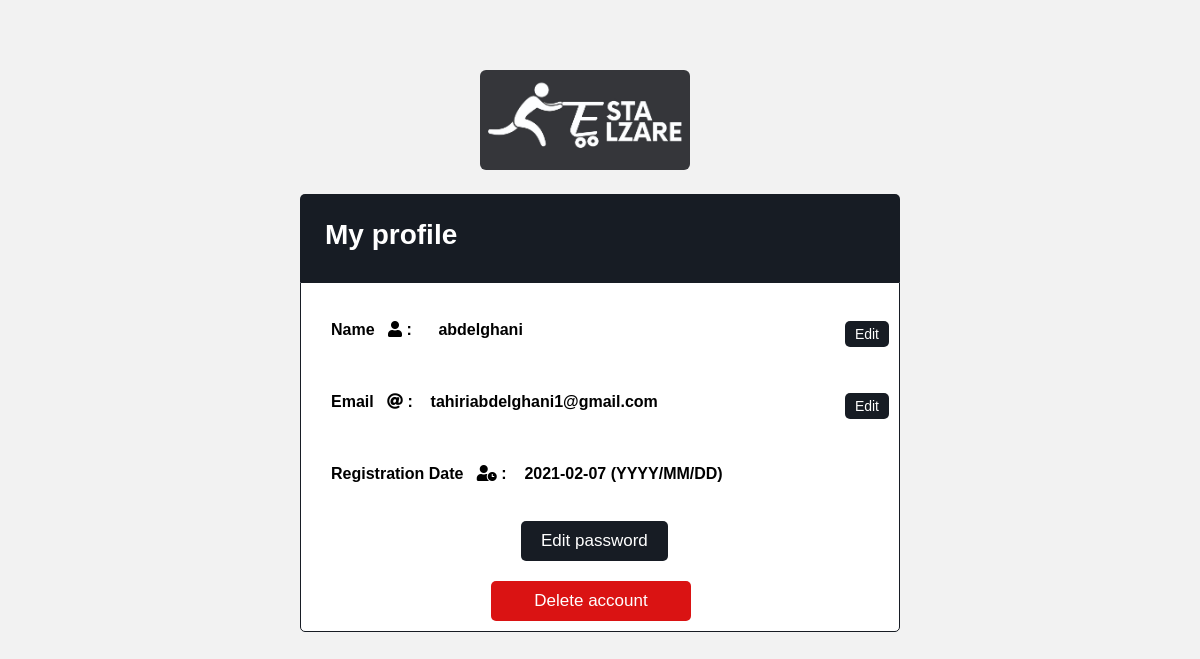
Page /elzareesta/php/profile.php (signed in) on the committed database.
### tables this page shows
CREATE TABLE `client` (
  `clientID` int(21) NOT NULL,
  `clientName` text DEFAULT NULL,
  `email` text DEFAULT NULL,
  `password` text DEFAULT NULL,
  `registrationDate` date DEFAULT NULL,
  `type` int(1) NOT NULL
);

### elzareesta/php/profile.php (the view, shortened to what this page needs)
<?php
if (isset($_SESSION['id'])){
require("conn.php");
$id=$_SESSION['id'];
$sql = "select clientName, email,registrationDate from client where clientID='$id'";
$result = mysqli_query($conn,$sql);
$row = mysqli_fetch_assoc($result);
}
?>
<!DOCTYPE html>
<html lang="en">
<head>
	<link rel="stylesheet" href="../css/profile.css">
	<link rel="stylesheet" href="https://use.fontawesome.com/releases/v5.6.3/css/all.css">
</head>
<body>
	<div style="width:600px" class="center">
	<div class="logo"><a href="index.php"><img style="margin-left:180px;" width="210px" src="../images/esta.jpg" alt=""></a></div>
	<div class="header">My profile</div>
    <ul style="list-style: none;">
    <br>
	<li>
        <h4> Name &nbsp <i class="fa fa-user"></i> : &nbsp&nbsp&nbsp&nbsp&nbsp<label><?= $row['clientName'] ?></label></h4>
        <a  href="editname.php"><button style="margin-left:0px; float:right;" class="editname">Edit</button></a>
    </li>
	</br><br><br>
	<li>
        <h4>Email &nbsp <i class="fa fa-at"></i> : &nbsp&nbsp&nbsp<label><?= $row['email'] ?></label></h4>
        <a  href="editemail.php"><button style="margin-left:0px; float:right;" class="editemail">Edit</button></a>
    </li>
	</br><br><br>
	<li>
        <h4>Registration Date &nbsp <i class="fa fa-user-clock"></i> : &nbsp&nbsp&nbsp<label><?= $row['registrationDate'] ?> (YYYY/MM/DD)</label></h4>
    </li>
    <br>
    <a href="editpwd.php"><button style="margin-left:190px; margin-top:20px;" class="editpwd">Edit password</button></a>
    <a href="deleteacc.php"><button class="deleteacc">Delete account</button></a>
    <br>
    </ul>
	</div>
</body>
</html>

### elzareesta/css/profile.css (style rules this page uses)
body { margin: 0; padding: 0; background: #f2f2f2; height: 100vh; font-family: 'Noto Sans TC', sans-serif; }
.center { width: 430px; margin: 130px auto; margin-top: 70px; position: relative; }
.center .header { font-size: 28px; font-weight: bold; color: white; padding: 25px 0 30px 25px; background: #171c24; border-bottom: 1px solid #171c24; border-radius: 5px 5px 0 0; }
.center ul { position: absolute; background: white; margin-top: 0px; width: 100%; padding: 20px 10px 10px 30px; box-sizing: border-box; border: 1px solid #171c24; border-radius: 0 0 5px 5px; }
.center h4 { display: inline; }
.center .editname { margin-left: 132px; padding: 5px 10px; border: 0px; border-radius: 5px; cursor: pointer; font-size: 14px; color: white; background-color:#171c24; }
.center .editemail { margin-left: 80px; padding: 5px 10px; border: 0px; border-radius: 5px; cursor: pointer; font-size: 14px; color: white; background-color:#171c24; }
.center .editpwd { margin-left: 110px; padding: 10px 20px; border: 0px; border-radius: 5px; cursor: pointer; font-size: 17px; color: white; background-color:#171c24; }
.logo a img { border-radius: 6px; margin-left: 100px; margin-bottom: 20px; }

### elzareesta/php/profile.php (style rules this page uses)
.center .deleteacc { margin-left: 160px; margin-top: 20px; width: 200px; padding: 10px 20px; border: 0px; border-radius: 5px; cursor: pointer; font-size: 17px; color: white; background-color:#da1313; }

### rows in the picture
client: clientName "abdelghani", email "tahiriabdelghani1@gmail.com", registrationDate "2021-02-07"
